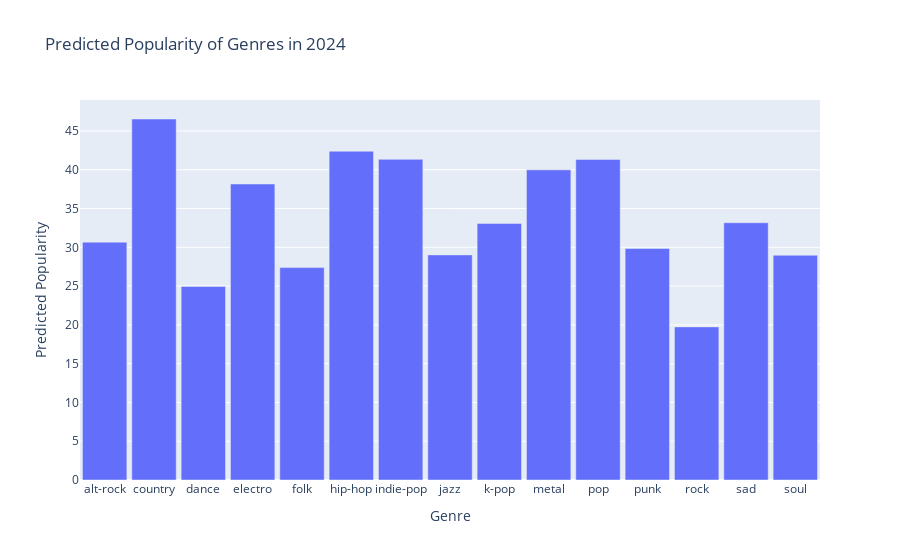

Notebook source saved alongside this figure:
### Code cell
import plotly.express as px

# Assuming 'predict_output_2024' is your DataFrame with predicted genres and popularity
fig = px.bar(predict_output_2024, x=0, y=1, labels={'0': 'Genre', '1': 'Predicted Popularity'}, title='Predicted Popularity of Genres in 2024')

# Customize the layout if needed
fig.update_layout(
    xaxis_title='Genre',
    yaxis_title='Predicted Popularity',
    bargap=0.1  # Adjust the gap between bars
)

# Show the interactive plot
fig.show()

### Figure 1 — Plotly figure (JSON) as saved in the notebook; plotly's stock layout.template omitted (floating-point values rounded to 4 significant figures)
{"data": [{"alignmentgroup": "True", "hovertemplate": "Genre=%{x}<br>Predicted Popularity=%{y}<extra></extra>", "legendgroup": "", "marker": {"color": "#636efa", "pattern": {"shape": ""}}, "name": "", "offsetgroup": "", "orientation": "v", "showlegend": false, "textposition": "auto", "type": "bar", "x": ["alt-rock", "country", "dance", "electro", "folk", "hip-hop", "indie-pop", "jazz", "k-pop", "metal", "pop", "punk", "rock", "sad", "soul"], "xaxis": "x", "y": [30.66, 46.54, 24.96, 38.16, 27.38, 42.39, 41.34, 29.02, 33.08, 39.98, 41.33, 29.85, 19.74, 33.17, 28.97], "yaxis": "y"}], "layout": {"bargap": 0.1, "barmode": "relative", "legend": {"tracegroupgap": 0}, "title": {"text": "Predicted Popularity of Genres in 2024"}, "xaxis": {"anchor": "y", "domain": [0, 1], "title": {"text": "Genre"}}, "yaxis": {"anchor": "x", "domain": [0, 1], "title": {"text": "Predicted Popularity"}}}}
